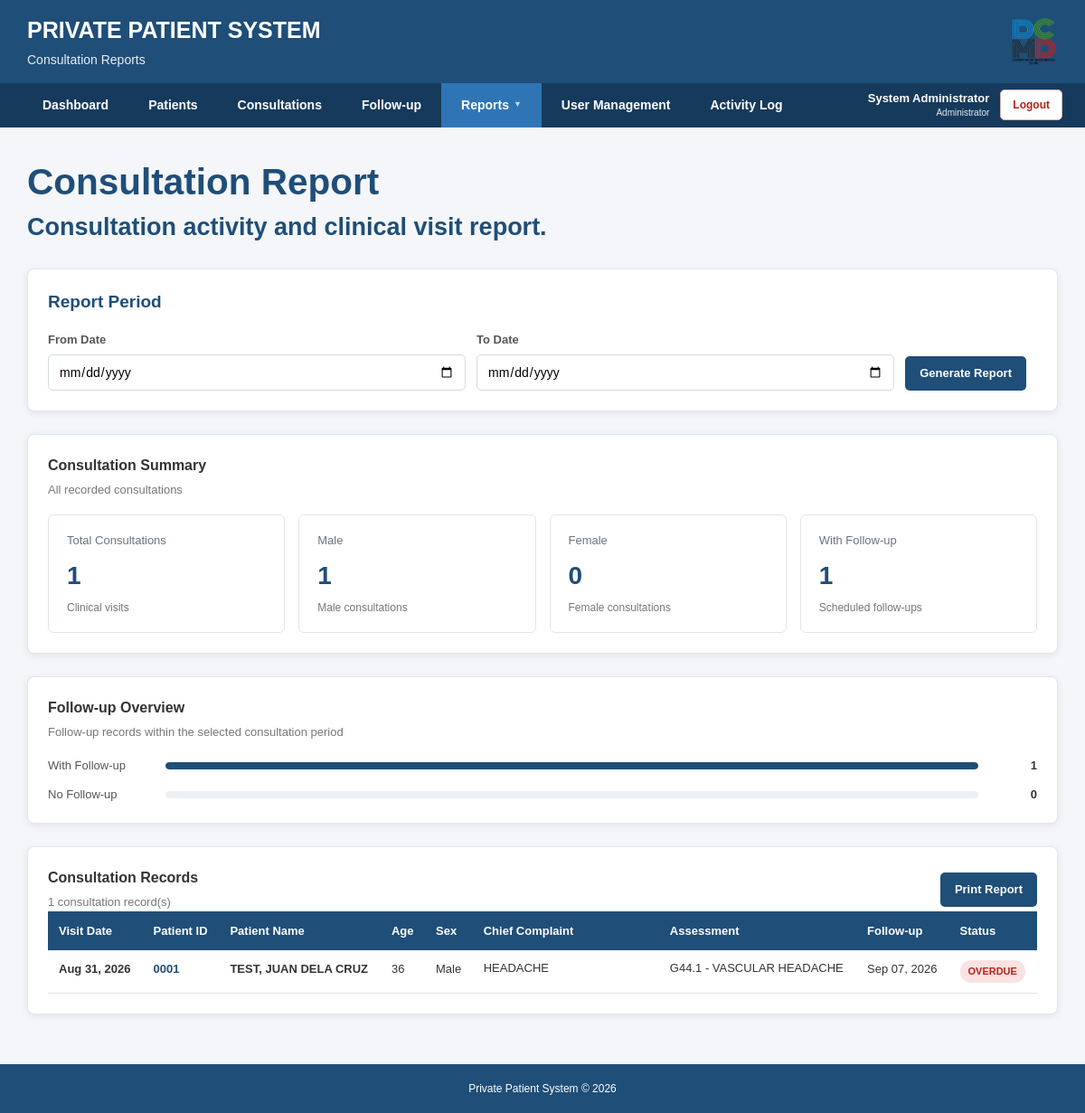
Page /reports/consultations.php (signed in) on the committed database.
### tables this page shows
CREATE TABLE IF NOT EXISTS `consultations` (
  `id` int(11) NOT NULL AUTO_INCREMENT,
  `patient_id` int(11) NOT NULL,
  `visit_date` date NOT NULL,
  `chief_complaint` text,
  `history_illness` text,
  `blood_pressure` varchar(20) DEFAULT NULL,
  `temperature` decimal(4,1) DEFAULT NULL,
  `pulse_rate` int(11) DEFAULT NULL,
  `respiratory_rate` int(11) DEFAULT NULL,
  `oxygen_saturation` int(11) DEFAULT NULL,
  `weight` decimal(5,2) DEFAULT NULL,
  `height` decimal(5,2) DEFAULT NULL,
  `assessment` text,
  `medication` text,
  `management` text,
  `follow_up_date` date DEFAULT NULL,
  `remarks` text,
  `created_at` timestamp NOT NULL DEFAULT CURRENT_TIMESTAMP,
  `follow_up_status` varchar(30) NOT NULL DEFAULT 'PENDING',
  PRIMARY KEY (`id`),
  KEY `patient_id` (`patient_id`)
);

CREATE TABLE IF NOT EXISTS `patients` (
  `id` int(11) NOT NULL AUTO_INCREMENT,
  `patient_id` varchar(10) NOT NULL,
  `last_name` varchar(100) NOT NULL,
  `first_name` varchar(100) NOT NULL,
  `middle_name` varchar(100) DEFAULT NULL,
  `birthdate` date NOT NULL,
  `sex` enum('Male','Female') NOT NULL,
  `address` text,
  `contact_no` varchar(20) DEFAULT NULL,
  `emergency_contact` varchar(150) DEFAULT NULL,
  `emergency_contact_no` varchar(20) DEFAULT NULL,
  `date_registered` date NOT NULL,
  `status` enum('Active','Inactive','Deceased') NOT NULL DEFAULT 'Active',
  `created_at` timestamp NOT NULL DEFAULT CURRENT_TIMESTAMP,
  PRIMARY KEY (`id`),
  UNIQUE KEY `patient_id` (`patient_id`)
);

### reports/consultations.php (the view, shortened to what the rows shown need)
<?php
require_once "../config/database.php";
$dateCondition = "";
$consultations = array();
$sql = "
    SELECT
        c.id,
        c.patient_id,
        c.visit_date,
        c.chief_complaint,
        c.assessment,
        c.follow_up_date,
        p.patient_id AS patient_code,
        p.last_name,
        p.first_name,
        p.middle_name,
        p.birthdate,
        p.sex
    FROM consultations c
    INNER JOIN patients p
        ON p.id = c.patient_id
    WHERE 1=1
    " . $dateCondition . "
    ORDER BY
        c.visit_date DESC,
        c.id DESC
";
$result = $conn->query($sql);
if ($result) {
    while ($row = $result->fetch_assoc()) {
        $consultations[] = $row;
    }
}
function calculateConsultationAge($birthdate)
{
    try {
        $birthDate = new DateTime($birthdate);
        $today = new DateTime();
        return $today->diff($birthDate)->y;
    } catch (Exception $e) {
        return "-";
    }
}
function displayConsultationDate($date)
{
    $timestamp = strtotime($date);
    return date("M d, Y", $timestamp);
}
function getConsultationFollowUpStatus(
    $visitDate,
    $followUpDate
) {
    try {
        $visit = new DateTime($visitDate);
        $followUp = new DateTime($followUpDate);
        $today = new DateTime();
        $today->setTime(0, 0, 0);
        $followUp->setTime(0, 0, 0);
        $difference =
            (int)$today
                ->diff($followUp)
                ->format("%r%a");
        if ($difference < 0) {
            return "OVERDUE";
        }
        return "SCHEDULED";
    } catch (Exception $e) {
        return "NO FOLLOW-UP";
    }
}
include __DIR__ . "/../includes/header.php";
?>
<main class="main-container">
    <div class="page-title">
        <h2>
            Consultation Report
        </h2>
    </div>
    <div class="card">
        <div class="table-container">
            <table class="consultation-table">
                <thead>
                    <tr>
                        <th>Visit Date</th>
                        <th>Patient ID</th>
                        <th>Patient Name</th>
                        <th>Age</th>
                        <th>Sex</th>
                        <th>Chief Complaint</th>
                        <th>Assessment</th>
                        <th>Follow-up</th>
                        <th>Status</th>
                    </tr>
                </thead>
                <tbody>
                <?php
                if (count($consultations) > 0) {
                    foreach (
                        $consultations
                        as $consultation
                    ) {
                        $age =
                            calculateConsultationAge(
                                $consultation["birthdate"]
                            );
                        $fullName =
                            $consultation["last_name"]
                            . ", "
                            . $consultation["first_name"];
                        if (
                            !empty(
                                $consultation["middle_name"]
                            )
                        ) {
                            $fullName .=
                                " " .
                                $consultation["middle_name"];
                        }
                        $followUpStatus =
                            getConsultationFollowUpStatus(
                                $consultation["visit_date"],
                                $consultation["follow_up_date"]
                            );
                        $statusClass = "status-none";
                        if (
                            $followUpStatus == "OVERDUE"
                        ) {
                            $statusClass =
                                "status-overdue";
                        } elseif (
                            $followUpStatus == "DUE SOON"
                        ) {
                            $statusClass =
                                "status-due";
                        } elseif (
                            $followUpStatus == "SCHEDULED"
                        ) {
                            $statusClass =
                                "status-scheduled";
                        }
                ?>
                    <tr>
                        <td>
                            <span class="visit-date-text">
                                <?php
                                echo htmlspecialchars(
                                    displayConsultationDate(
                                        $consultation["visit_date"]
                                    )
                                );
                                ?>
                            </span>
                        </td>
                        <td>
                            <span class="patient-id-text">
                                <?php
                                echo htmlspecialchars(
                                    $consultation["patient_code"]
                                );
                                ?>
                            </span>
                        </td>
                        <td>
                            <span class="patient-name-text">
                                <?php
                                echo htmlspecialchars(
                                    $fullName
                                );
                                ?>
                            </span>
                        </td>
                        <td>
                            <?php
                            echo $age;
                            ?>
                        </td>
                        <td>
                            <?php
                            echo htmlspecialchars(
                                $consultation["sex"]
                            );
                            ?>
                        </td>
                        <td>
                            <div class="complaint-text">
                                <?php
                                if (
                                    !empty(
                                        $consultation[
                                            "chief_complaint"
                                        ]
                                    )
                                ) {
                                    echo nl2br(
                                        htmlspecialchars(
                                            $consultation[
                                                "chief_complaint"
                                            ]
                                        )
                                    );
                                } else {
                                    echo "-";
                                }
                                ?>
                            </div>
                        </td>
                        <td>
                            <div class="assessment-text">
                                <?php
                                if (
                                    !empty(
                                        $consultation[
                                            "assessment"
                                        ]
                                    )
                                ) {
                                    echo nl2br(
                                        htmlspecialchars(
                                            $consultation[
                                                "assessment"
                                            ]
                                        )
                                    );
                                } else {
                                    echo "-";
                                }
                                ?>
                            </div>
                        </td>
                        <td>
                            <span class="followup-date-text">
                                <?php
                                echo htmlspecialchars(
                                    displayConsultationDate(
                                        $consultation[
                                            "follow_up_date"
                                        ]
                                    )
                                );
                                ?>
                            </span>
                        </td>
                        <td>
                            <span
                                class="consultation-status <?php echo $statusClass; ?>"
                            >
                                <?php
                                echo htmlspecialchars(
                                    $followUpStatus
                                );
                                ?>
                            </span>
                        </td>
                    </tr>
                <?php
                    }
                }
                ?>
                </tbody>
            </table>
        </div>
    </div>
</main>
<?php
include __DIR__ . "/../includes/footer.php";
?>

### rows in the picture
consultations: visit_date "Aug 31, 2026", patient.patient_id "0001", patient.middle_name "TEST, JUAN DELA CRUZ", patient.birthdate "36", patient.sex "Male", chief_complaint "HEADACHE", assessment "G44.1 - VASCULAR HEADACHE", follow_up_date "Sep 07, 2026", followUpStatus "OVERDUE"

### other values in the picture
$pageSubtitle "Consultation Reports"
$loggedInName "System Administrator"
$loggedInRole "Administrator"
$totalConsultations "1"
$maleConsultations "1"
$femaleConsultations "0"
$withFollowUp "1"
$withoutFollowUp "0"
count($consultations) "1"
